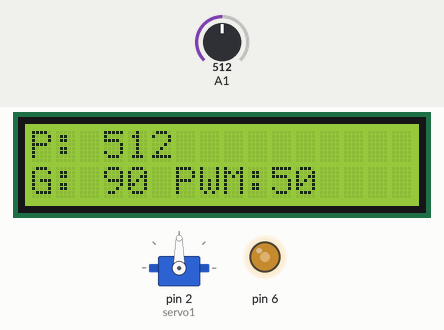
Recording of a sketch running on a simulated Arduino Uno, built with avr-gcc and run on an emulated ATmega328P. Parts: 16×2 character LCD, servo, output pins drawn as LEDs (lit = HIGH). Inputs (shaded band) come from the test bench; at power-on: A1 = 512.

Above: at 1.2 s.
1.3 s: A1 set to 716
At 2.5 s:
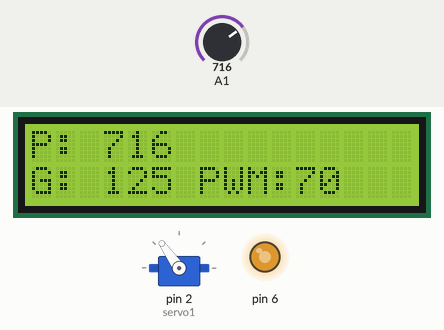
2.9 s: A1 set to 900
At 4.0 s:
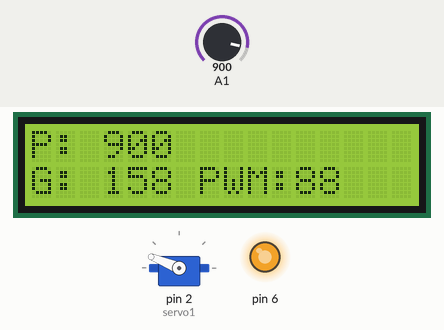
4.7 s: A1 set to 1023
At 5.5 s:
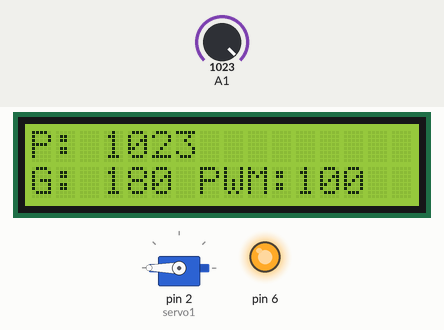
6.4 s: A1 set to 306
At 7.3 s:
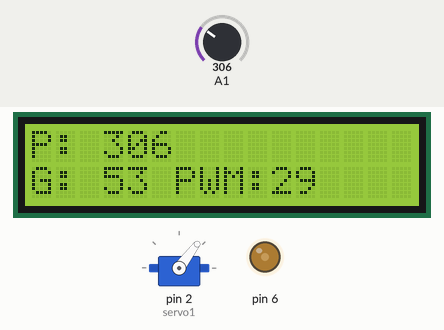
8.2 s: A1 set to 122
At 9.6 s:
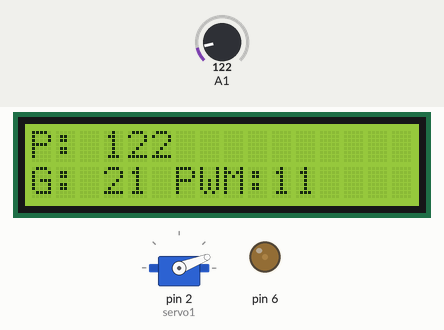
9.9 s: A1 set to 0
At 11.0 s:
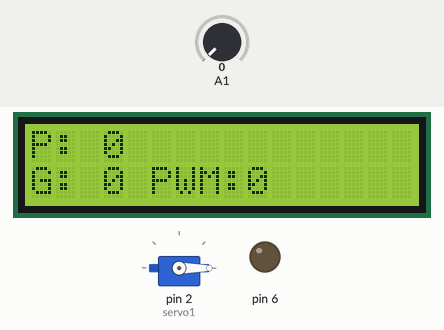
Timing chart, 0 to 12.6 s (numbered marks = the images above; inputs shaded):
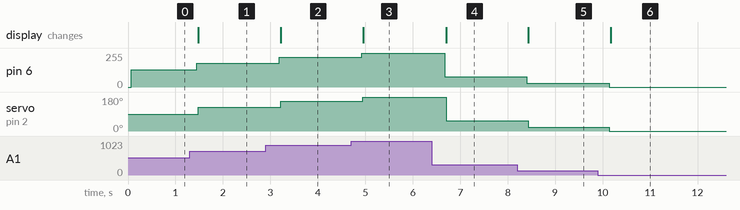

The sketch:

parte_2_lab_04.ino
```cpp
/*
 * CAPÍTULO IV: PERIFÉRICOS ESPECIALES
 * CÓDIGO 15: CAD Y SERVO
 * OBJETIVO: Realizar el giro de un servo motor hasta el límite ingresado por comunicación serial
 * FUNCIONES: analogRead(conversor)
 *            conversor-> A0-A5
 *            analogWrite(pin, dutty)
 *            pin-> pines con ~ , dutty->0-255
 */

#include <Servo.h>
#include <Wire.h>
#include <LiquidCrystal_I2C.h>


LiquidCrystal_I2C lcd(0x27, 16, 2);


Servo servo1;
int conversor1;
float voltaje1;
int dutty1;
String dato;
int giro = 0;
String keyInput = "";
int gradosServo1 = 0;
int gradosServo2 = 0;
bool escribiendo = false;

// Variables para mantener los últimos valores válidos
int lastValidGiro = 0;
int lastValidGradosServo2 = 0;

void setup() {
  lcd.init();
  lcd.backlight();
  Serial.begin(9600);
  servo1.attach(2);


}

void loop() {

  conversor1 = analogRead(A1);
  voltaje1 = (conversor1 * 5.0) / 1023.0;
  dutty1 = conversor1 / 4;
  analogWrite(6, dutty1);

  gradosServo1 = map(conversor1, 0, 1023, 0, 180);
  servo1.write(gradosServo1);


  lcd.setCursor(0, 0);
  lcd.print("P: ");
  lcd.print(conversor1);
    lcd.print("       ");

  lcd.setCursor(0, 1);
  lcd.print("G: ");
  lcd.print(gradosServo1);
  //lcd.print(" V1:");
  //lcd.print(voltaje1, 2);

  lcd.print(" PWM:"); // Impresión de datos en LCD
  lcd.print((dutty1*100)/255); // Impresión de datos en LCD

  lcd.print("       ");


  delay(300);
  delay(15);
}
```

Measured:
- after the input at 1.3 s, pin 6: 128/255 → 179/255 after 0.15 s; servo on pin 2 (servo1): 90° → 125° after 0.18 s; the display: changes after 0.18 s (image 1)
- after the input at 2.9 s, pin 6: 179/255 → 225/255 after 0.29 s; servo on pin 2 (servo1): 125° → 158° after 0.32 s; the display: changes after 0.32 s (image 2)
- after the input at 4.7 s, pin 6: 225/255 → 255/255 after 0.23 s; servo on pin 2 (servo1): 158° → 180° after 0.25 s; the display: changes after 0.26 s (image 3)
- after the input at 6.4 s, pin 6: 255/255 → 76/255 after 0.27 s; servo on pin 2 (servo1): 180° → 53° after 0.30 s; the display: changes after 0.30 s (image 4)
- after the input at 8.2 s, pin 6: 76/255 → 30/255 after 0.21 s; servo on pin 2 (servo1): 53° → 21° after 0.24 s; the display: changes after 0.24 s (image 5)
- after the input at 9.9 s, pin 6: 30/255 → 0/255 after 0.24 s; servo on pin 2 (servo1): 21° → 0° after 0.25 s; the display: changes after 0.27 s (image 6)
